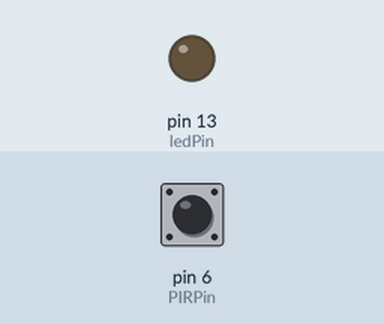
Bench run of a sketch on a simulated Arduino Uno, built with avr-gcc and run on an emulated ATmega328P. Parts: output pins drawn as LEDs (lit = HIGH). Dashed ring = blinking. The inputs (shaded band) are chosen by the test bench; at power-on: pin 6 (PIRPin) LOW. What the sketch prints to the serial monitor is not drawn.

Above: at 1.2 s.
1.3 s: pin 6 (PIRPin) driven HIGH
At 2.3 s:
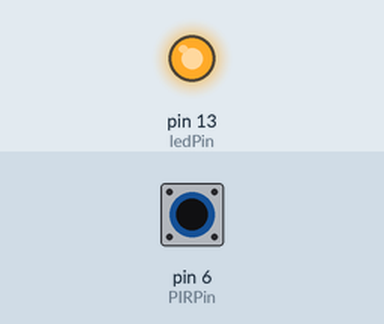
2.8 s: pin 6 (PIRPin) driven LOW
At 3.5 s:
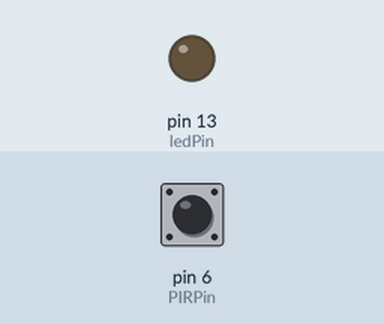
5.8 s: pin 6 (PIRPin) pulsed HIGH 5 times (0.12 s each, 0.3 s apart)
At 5.86 s:
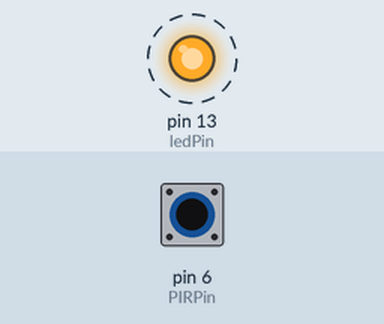
Timing chart, 0 to 8.8 s (numbered marks = the images above; inputs shaded):
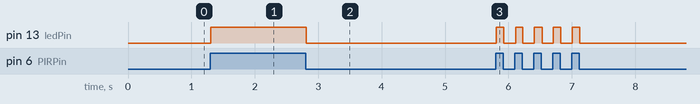

Measured:
- after the input at 1.3 s, pin 13 (ledPin): LOW → HIGH at once
- after the input at 2.8 s, pin 13 (ledPin): HIGH → LOW at once
- after the input at 5.8 s, pin 13 (ledPin): alternates HIGH for 0.12 s and LOW for 0.18 s, 10 changes in all, then stays LOW, starting at once

The sketch:

Reedswitch_elementz.ino
```cpp
/*
Reed Sensor Sample Code
Author : Dhanish
Company : Elementz Engineers Guild Pvt Ltd
Website: http://www.elementzonline.com
*/

// set pin numbers:
const int PIRPin = 6;     // the number of the pushbutton pin
const int ledPin =  13;      // the number of the LED pin


int sensorState = 0;

void setup() {
  Serial.begin(9600);
  // initialize the LED pin as an output:
  pinMode(ledPin, OUTPUT);

  pinMode(PIRPin, INPUT);
}

void loop(){

  sensorState = digitalRead(PIRPin);

  if (sensorState == HIGH) {
    Serial.println("High");
    digitalWrite(ledPin, HIGH);
  }
  else {
    Serial.println("Low");
    digitalWrite(ledPin, LOW);
  }
}
```
